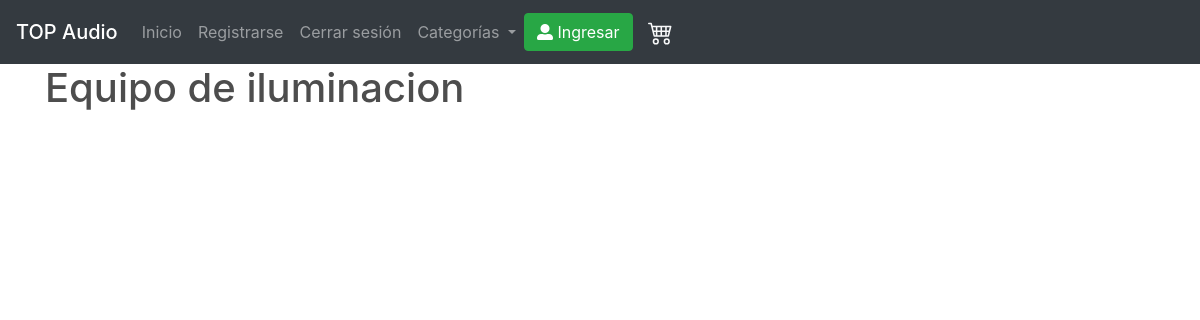
/iluminacion/, run on an earlier commit of the app's database.
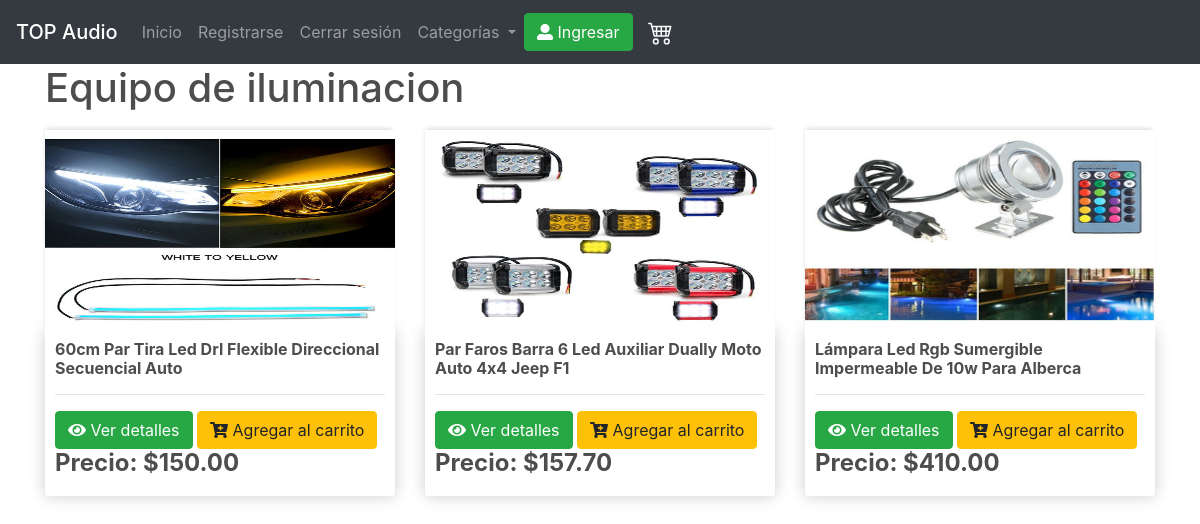
And on a later commit of the database.
### tienda/models.py (models this page shows, shortened)
class Producto(models.Model):
    nombre = models.CharField(max_length=200)
    precio = models.FloatField()
    imagen = models.ImageField(null=True, blank=True)
    @property
    def imagenURL(self):
        try:
            url = self.imagen.url
        except:
            url = ''
        return url

### tienda/views.py (the view)
# urls.py: path('iluminacion/', views.iluminacion, name='iluminacion'),
def iluminacion(request):
    if request.user.is_authenticated:
        comprador = request.user.comprador
        pedido, creado = Pedido.objects.get_or_create(
        comprador=comprador, completado=False)
        articulosCarrito = pedido.calcular_articulos_carrito
    else:
        articulos = []
        pedido = {'calcular_total_carrito': 0, 'calcular_articulos_carrito': 0}
        articulosCarrito = pedido['calcular_articulos_carrito']
    productos = Producto.objects.all()
    contexto = {'productos': productos, 'articulosCarrito': articulosCarrito}
    return render(request, 'tienda/iluminacion.html', contexto)

### tienda/templates/tienda/iluminacion.html (shortened to what this page needs)
{% extends "tienda/main.html" %}
{% load static %}
{% block content %}
	<h1>Equipo de iluminacion</h1>
    <div class="row">
		{% for producto in productos %}
			{% if producto.id > 26 %}
				<div class="col-lg-4">
					<img class="thumbnail" src="{{producto.imagenURL}}">
					<div class="box-element product">
						<h6><strong>{{producto.nombre}}</strong></h6>
						<hr>
						<form action="{% url 'producto' producto.id %}" method="get" class="d-inline">
							<button type="submit" class="btn btn-success" href=""><i class="fas fa-eye"></i> Ver detalles</button>
						</form>
						<form action="{% url 'agregar' producto.id%}" method="post" class="d-inline">
							<button type="submit" class="btn btn-warning" href=""><i class="fas fa-cart-plus"></i> Agregar al carrito</button>
						</form>
						<h4 style="display: inline-block;"><strong>Precio: ${{producto.precio|floatformat:2}}</strong></h4>
					</div>
				</div>
            {%endif%}
		{% endfor %}
	</div>
{% endblock content %}

### tienda/templates/tienda/main.html (shortened to what this page needs)
{% load static  %}
<!DOCTYPE html>
<html lang="en">
<head>
    <link rel="stylesheet" type="text/css" href="{% static 'css/main.css' %}">
    <link rel="stylesheet" href="https://cdn.jsdelivr.net/npm/bootstrap@4.5.3/dist/css/bootstrap.min.css"
>
    <link rel="stylesheet" href="https://cdnjs.cloudflare.com/ajax/libs/font-awesome/5.14.0/css/all.min.css">
</head>
<body>
  <nav class="navbar navbar-expand-lg navbar-dark bg-dark">
    <span class="navbar-brand mb-0 h1">TOP Audio</span>
    <div class="collapse navbar-collapse" id="navbarNavDropdown">
      <ul class="navbar-nav">
        <li class="nav-item">
              <a class="nav-link" href="{% url 'tienda' %}">Inicio</a>
            </li>
            <li>
              <a href="{% url 'register' %}" class="nav-link">Registrarse</a>
            </li>
            <li>
              <a href="{% url 'logout' %}" class="nav-link">Cerrar sesión</a>
            </li>
        <li class="nav-item dropdown">
          <a class="nav-link dropdown-toggle" href="#" id="navbarDropdownMenuLink" role="button" data-toggle="dropdown" aria-expanded="false">
            Categorías
          </a>
        </li>
      </ul>
      <div class="form-inline my-2 my-lg-0">
        <a href="{% url 'login' %}" class="btn btn-success"><i class="fas fa-user-alt"></i> Ingresar</a>
        <a href="{% url 'carrito' %}">
        </a>
     </div>
    </div>
  </nav>
    <div class="container">
        {% block content %}
        {% endblock %}
    </div>
</body>
</html>

### static/css/main.css (style rules this page uses)
body { background-color: hsl(0, 0%, 98%); }
h1,h2,h3,h4,h5,h6 { color:hsl(0, 0%, 30%); }
.box-element { box-shadow:hsl(0, 0%, 80%) 0 0 16px; background-color: #fff; border-radius: 4px; padding: 10px; }
.thumbnail { width: 100%; height: 200px; -webkit-box-shadow: -1px -3px 5px -2px rgba(214,214,214,1); -moz-box-shadow: -1px -3px 5px -2px rgba(214,214,214,1); box-shadow: -1px -3px 5px -2px rgba(214,214,214,1); }
.product { border-radius: 0 0 4px 4px; }
.bg-dark { background-color: #4f868c!important; }
#cart-icon { width:25px; display: inline-block; margin-left: 15px; }
.col-lg-4, .col-lg-6, .col-lg-8, .col-lg-12 { margin-top: 10px; }
.btn { border-radius: 0; }

What changed in the data, as far as the page shows it:
added Producto: imagenURL (picture), nombre "60cm Par Tira Led Drl Flexible Direccional Secuencial Auto", precio "150.00"
added Producto: imagenURL (picture), nombre "Par Faros Barra 6 Led Auxiliar Dually Moto Auto 4x4 Jeep F1", precio "157.70"
added Producto: imagenURL (picture), nombre "Lámpara Led Rgb Sumergible Impermeable De 10w Para Alberca", precio "410.00"
